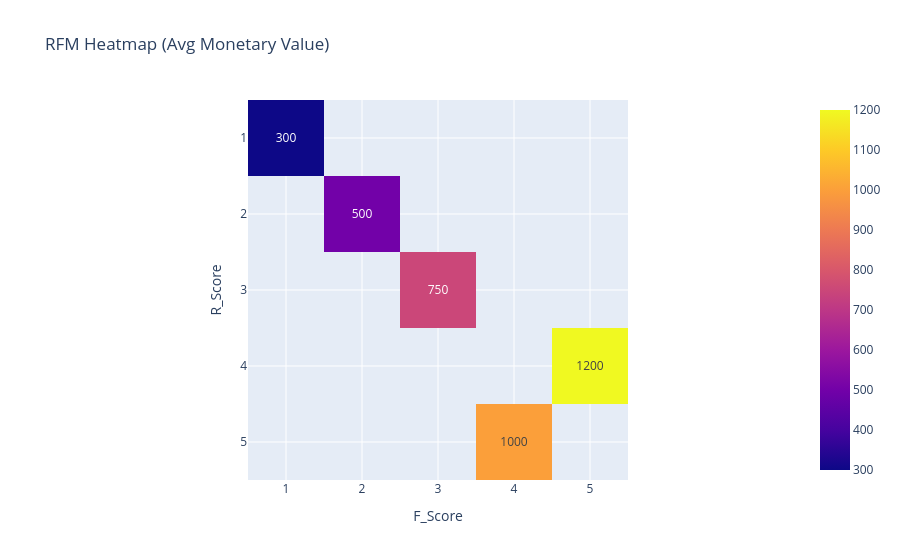

The code cell stored with this chart in its notebook:
### Code cell
# RFM Heatmap
heatmap_data = rfm.pivot_table(index='R_Score',
                               columns='F_Score',
                               values='Monetary',
                               aggfunc='mean')

fig_heatmap = px.imshow(heatmap_data,
                        text_auto=True,
                        title="RFM Heatmap (Avg Monetary Value)")

fig_heatmap.show()

### Figure 1 — Plotly figure (JSON) as saved in the notebook; plotly's stock layout.template omitted (floating-point values rounded to 4 significant figures)
{"data": [{"coloraxis": "coloraxis", "hovertemplate": "F_Score: %{x}<br>R_Score: %{y}<br>color: %{z}<extra></extra>", "name": "0", "texttemplate": "%{z}", "type": "heatmap", "x": [1, 2, 3, 4, 5], "xaxis": "x", "y": [5, 4, 3, 2, 1], "yaxis": "y", "z": [[NaN, NaN, NaN, 1000.0, NaN], [NaN, NaN, NaN, NaN, 1200.0], [NaN, NaN, 750.0, NaN, NaN], [NaN, 500.0, NaN, NaN, NaN], [300.0, NaN, NaN, NaN, NaN]]}], "layout": {"coloraxis": {"colorscale": [[0, "#0d0887"], [0.1111, "#46039f"], [0.2222, "#7201a8"], [0.3333, "#9c179e"], [0.4444, "#bd3786"], [0.5556, "#d8576b"], [0.6667, "#ed7953"], [0.7778, "#fb9f3a"], [0.8889, "#fdca26"], [1, "#f0f921"]]}, "title": {"text": "RFM Heatmap (Avg Monetary Value)"}, "xaxis": {"anchor": "y", "constrain": "domain", "domain": [0, 1], "scaleanchor": "y", "title": {"text": "F_Score"}}, "yaxis": {"anchor": "x", "autorange": "reversed", "constrain": "domain", "domain": [0, 1], "title": {"text": "R_Score"}}}}
